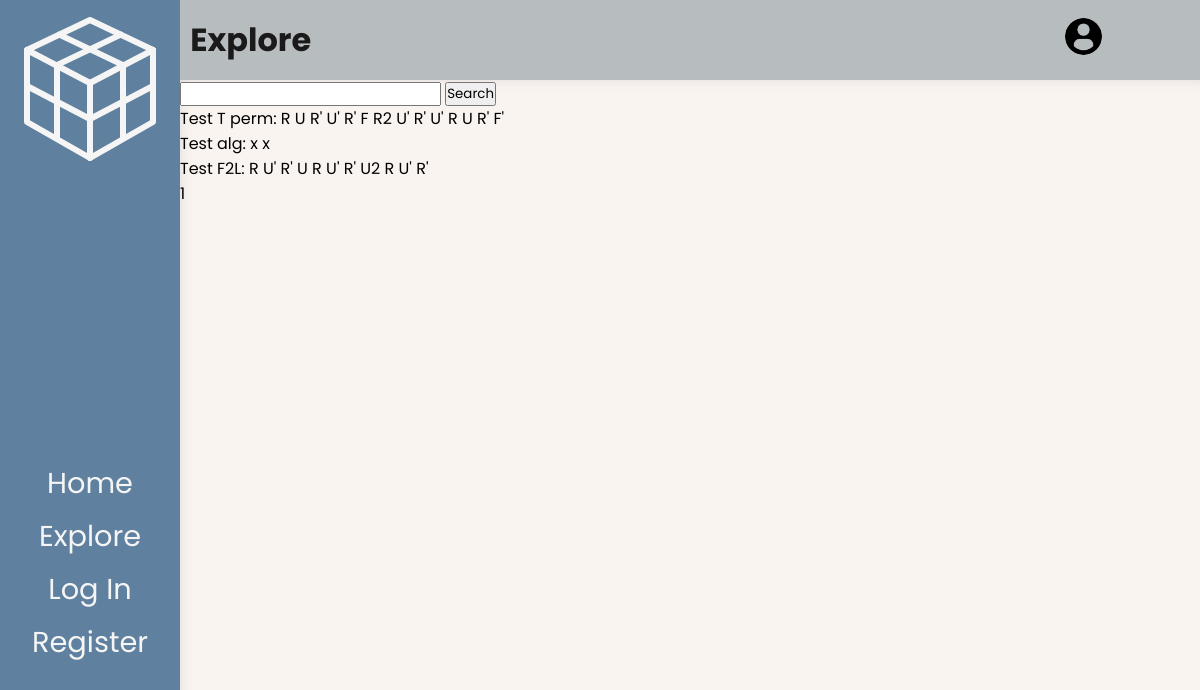
The page /explore/ on the database as committed earlier.
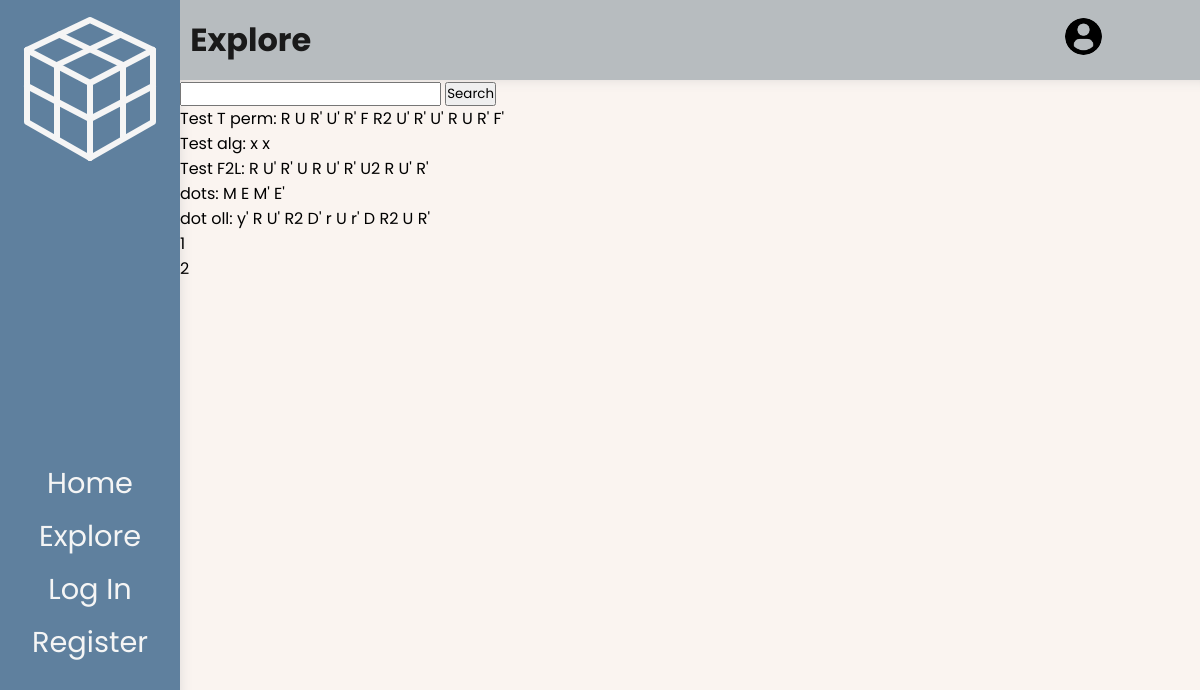
The same page on the database as committed later.
### algorithms/models.py (models this page shows, shortened)
class Algorithm(models.Model):
    id = models.UUIDField(default=uuid.uuid4, unique=True, primary_key=True, editable=False)
    date_added = models.DateTimeField(auto_now_add=True)
    owner = models.ForeignKey(Profile, null=True, blank=True, on_delete=models.CASCADE)
    name = models.CharField(max_length=200)
    description = models.TextField(null=True, blank=True)
    content = models.CharField(max_length=200, null=False, validators=[
        RegexValidator(
            regex = r"^([RLUDFBMESrludfbxyz]{1}([2]|[']|2')? +)*([RLUDFBMESrludfbxyz]{1}([2]|[']|2')? *){1}$",
            message = "Invalid alogrithm.",
            code = "invalid_algorithm",
        )
    ])
    tags = models.ManyToManyField("Tag", blank=True)
    cube_state = models.CharField(max_length=54, default="wwwwwwwwwyyyyyyyyyrrrrrrrrrooooooooogggggggggbbbbbbbbb")
    image = models.ImageField(null=True, blank=True, upload_to="algorithms/", default="/algorithms/default.png")

### algorithms/views.py (the view)
# urls.py: path('explore/', views.getExplore, name="explore-algs"),
def getExplore(request):
    allAlgs = Algorithm.objects.all()
    algs, tags_query = getAlgsByTag(request, allAlgs)
    algs, search_query = searchAlgs(algs, request)
    algs, custom_range = paginateAlgs(request, algs)
    tags_url = f'&tags={tags_query}' if tags_query != '' else ''
    search_url = f'&search_query={search_query}' if search_query != '' else ''
    curr_queries = tags_url + search_url
    curr_url = reverse('explore-algs')
    context = {
            'title' : 'Explore',
            'algs' : algs,
            'search_query' : search_query,
            'tags_query' : tags_query,
            'custom_range' : custom_range,
            'curr_queries' : curr_queries,
            'curr_url' : curr_url,
    }
    return render(request, 'algorithms/explore.html', context)

### algorithms/utils.py (called while the page is built, shortened)
def getAlgsByTag(request, algs):
    if not request.GET.get('tags'):
        return algs, ''

def searchAlgs(filtered_algs, request):
    search_query = ''
    if request.GET.get('search_query'):
        search_query = request.GET.get('search_query')
    algs = filtered_algs.distinct().filter(Q(name__icontains=search_query) | Q(description__icontains=search_query))
    return algs, search_query

### algorithms/templates/algorithms/explore.html
{% extends 'main.html' %}
{% block content %}
<div id="explore-content">
    {% include 'algorithms/searchbar.html' with curr_url=curr_url search_query=search_query %}
    <div id="explore-list">
        {% for alg in algs %}
            <div class="explore-alg-card">
                {{alg.name}}:
                {{alg.content}}
            </div>
        {% endfor %}
    </div>
    {% include 'algorithms/page-controls.html' with custom_range=custom_range curr_url=curr_url %}
</div>
{% endblock content %}

Rows that differ between the two databases and show on the page:
added Algorithm: name "dots", content "M E M' E'"
added Algorithm: name "dot oll", content "y' R U' R2 D' r U r' D R2 U R'"
Other text that changed with them:
new list line: "2"
